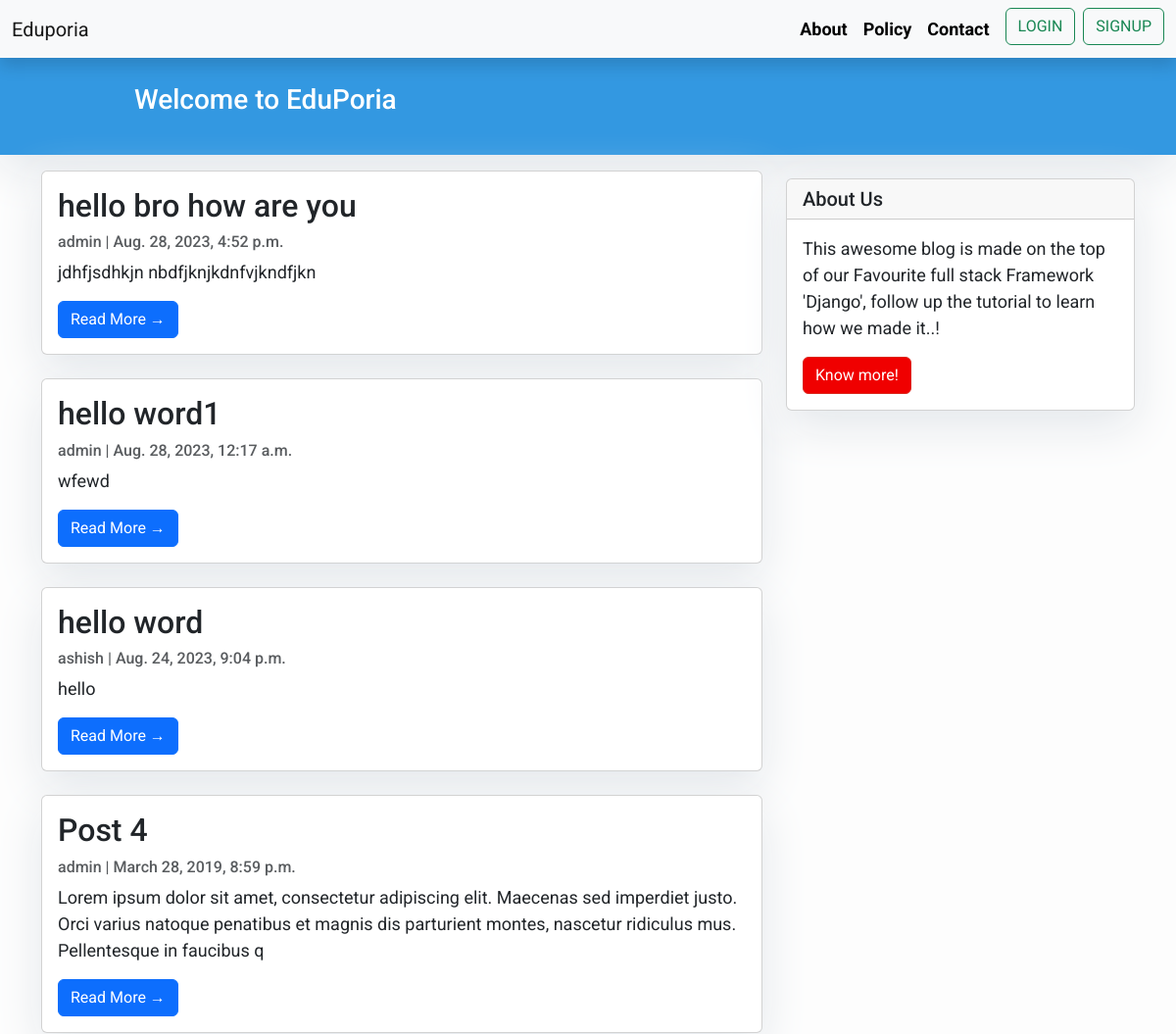
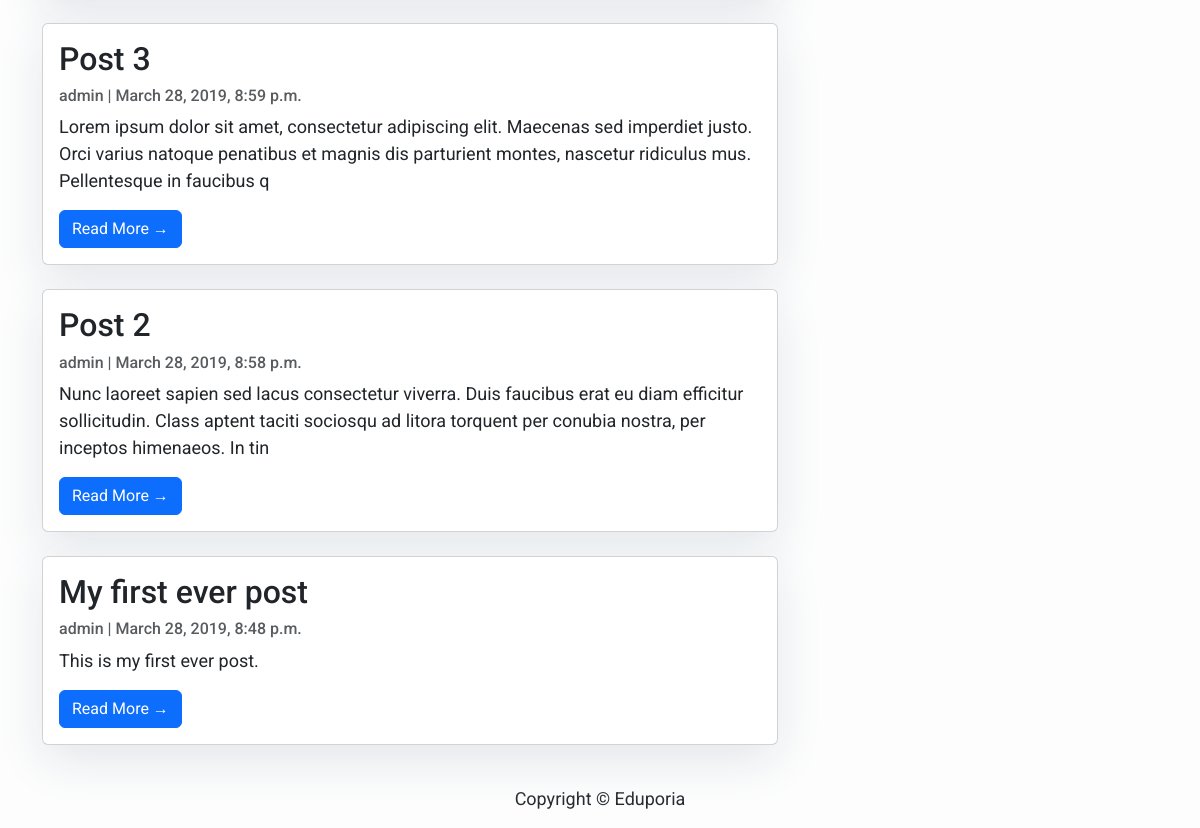
The page / on the database its author committed (2 pictures, top to bottom).
### blog/models.py (models this page shows, shortened)
class Post(models.Model):
    title = models.CharField(max_length=200, unique=True)
    slug = models.SlugField(unique=True, blank=True, null=True)
    author = models.ForeignKey(User, on_delete= models.CASCADE,related_name='blog_posts')
    updated_on = models.DateTimeField(auto_now= True)
    content = models.TextField()
    created_on = models.DateTimeField(auto_now_add=True)
    status = models.IntegerField(choices=STATUS, default=0)
    class Meta:
        ordering = ['-created_on']

### blog/views.py (the view)
# urls.py: path('', views.PostList.as_view(), name='home'),
class PostList(generic.ListView):
    queryset = Post.objects.filter(status=1).order_by('-created_on')
    template_name = 'index.html'

### templates/index.html (shortened to what this page needs)
{% extends "base.html" %}
 {% block content %}
    <header class="masthead" >
            <div class="container">
              <div class="row">
                <div class=" col-md-8 col-md-10 mx-auto">
                  <div class="site-heading">
                    <h3 class=" site-heading my-4 mt-3 text-white"> Welcome to EduPoria</h3>
                </div>
                    </div>
                  </div>
                </div>
              </header>
            <div class="container">
                <div class="row">
              <div class="col-md-8 mt-3 left">
                    {% for post in post_list %}
                <div class="card mb-4" >
                  <div class="card-body">
                    <h2 class="card-title">{{ post.title }}</h2>
                    <p class="card-text text-muted h6">{{ post.author }} | {{ post.created_on}} </p>
                    <p class="card-text">{{post.content|slice:":200" }}</p>
                    <a href="{% url 'post_detail' post.slug  %}" class="btn btn-primary">Read More &rarr;</a>
                  </div>
                </div>
                {% endfor %}
            </div>
                {% block sidebar %}
                {% include 'sidebar.html' %}
                {% endblock sidebar %}
            </div>
        </div>
{%endblock%}

### templates/base.html (shortened to what this page needs)
<!DOCTYPE html>
<html>
  <head>
    <link
      rel="stylesheet"
      href="https://maxcdn.bootstrapcdn.com/bootstrap/4.0.0/css/bootstrap.min.css"
    />
    <link href="https://cdn.jsdelivr.net/npm/bootstrap@5.3.1/dist/css/bootstrap.min.css" rel="stylesheet">
  </head>
  <body>
    <nav class="navbar navbar-expand-lg navbar-light bg-light shadow">
      <div class="container-fluid">
        <a class="navbar-brand" href="{% url 'home' %}" >Eduporia</a>
        <div class="collapse navbar-collapse" id="navbarResponsive">
          <ul class="navbar-nav ml-auto">
            <li class="nav-item text-black">
              <a
                class="nav-link text-black font-weight-bold"
                href="#"
                >About</a
              >
            </li>
            <li class="nav-item text-black">
              <a
                class="nav-link text-black font-weight-bold"
                href="#"
                >Policy</a
              >
            </li>
            <li class="nav-item text-black">
              <a
                class="nav-link text-black font-weight-bold"
                href="#"
                >Contact</a >
            </li>
            {% if user.is_authenticated %}
            <li class="nav-item text-black" style="background-color: aqua; border-radius: 2rem;">
              <a
                class="nav-link text-darkfont-weight-bold"
                href="#"
                > {{user.username}}</a >
              </li>
              <li class="nav-item text-black" style="background-color: rgb(255, 253, 183); border-radius: 2rem;">
                <a
                  class="nav-link text-darkfont-weight-bold px-3"
                  href="/postblog"
                  > +</a >
                </li>
              <li class="nav-item text-black" >
                <a href="/logout">
                  <button class="btn btn-outline-success"  style="background-color: rgb(217, 18, 18); border-radius: 2rem;">LogOut</button>
                </a>
              </li>
            {% else %}
            <li class="nav-item text-black px-2">
              <button class="btn btn-outline-success" data-bs-toggle="modal" data-bs-target="#login" type="button">LOGIN</button>
            </li>
            <li class="nav-item text-black">
              <button class="btn btn-outline-success" data-bs-toggle="modal" data-bs-target="#signup" type="button">SIGNUP</button>
            </li>
            {% endif %}
          </ul>
        </div>
      </div>
  </nav>
            {% block content %}{% endblock content %}
    <footer class="py-3 bg-grey">
              <p class="m-0 text-dark text-center ">Copyright &copy; Eduporia</p>
    </footer>
  </body>
</html>

### templates/sidebar.html (shortened to what this page needs)
{% block sidebar %}
<div class="col-md-4 float-right ">
<div class="card my-4">
        <h5 class="card-header">About Us</h5>
    <div class="card-body">
        <p class="card-text"> This awesome blog is made on the top of our Favourite full stack Framework 'Django', follow up the tutorial to learn how we made it..!</p>
        <a href="#"
           class="btn btn-danger">Know more!</a>
    </div>
</div>
</div>
{% endblock sidebar %}

### templates/base.html (style rules this page uses)
body { font-family: "Roboto", sans-serif; font-size: 17px; background-color: #fdfdfd; }
.shadow { box-shadow: 0 4px 2px -2px rgba(0,0,0,0.1); }
.btn-danger { color: #fff; background-color: #f00000; border-color: #dc281e; }
.masthead { background:#3398E1; height: auto; padding-bottom: 15px; box-shadow: 0 16px 48px #E3E7EB; padding-top: 10px; }

### templates/index.html (style rules this page uses)
body { font-family: "Roboto", sans-serif; font-size: 18px; background-color: #fdfdfd; }
.card { box-shadow: 0 16px 48px #E3E7EB; }

### templates/sidebar.html (style rules this page uses)
.card { box-shadow: 0 16px 48px #E3E7EB; }

### rows shown on the page
Post: title "hello bro how are you", author "admin", created_on "Aug. 28, 2023, 4:52 p.m.", content "jdhfjsdhkjn nbdfjknjkdnfvjkndfjkn"
Post: title "hello word1", author "admin", created_on "Aug. 28, 2023, 12:17 a.m.", content "wfewd"
Post: title "hello word", author "ashish", created_on "Aug. 24, 2023, 9:04 p.m.", content "hello"
Post: title "Post 4", author "admin", created_on "March 28, 2019, 8:59 p.m.", content "Lorem ipsum dolor sit amet, consectetur adipiscing elit. Maecenas sed imperdiet justo. Orci varius natoque penatibus et magnis dis parturient montes, nascetur ridiculus mus. Pellentesque in faucibus q"
Post: title "Post 3", author "admin", created_on "March 28, 2019, 8:59 p.m.", content "Lorem ipsum dolor sit amet, consectetur adipiscing elit. Maecenas sed imperdiet justo. Orci varius natoque penatibus et magnis dis parturient montes, nascetur ridiculus mus. Pellentesque in faucibus q"
Post: title "Post 2", author "admin", created_on "March 28, 2019, 8:58 p.m.", content "Nunc laoreet sapien sed lacus consectetur viverra. Duis faucibus erat eu diam efficitur sollicitudin. Class aptent taciti sociosqu ad litora torquent per conubia nostra, per inceptos himenaeos. In tin"
Post: title "My first ever post", author "admin", created_on "March 28, 2019, 8:48 p.m.", content "This is my first ever post."
